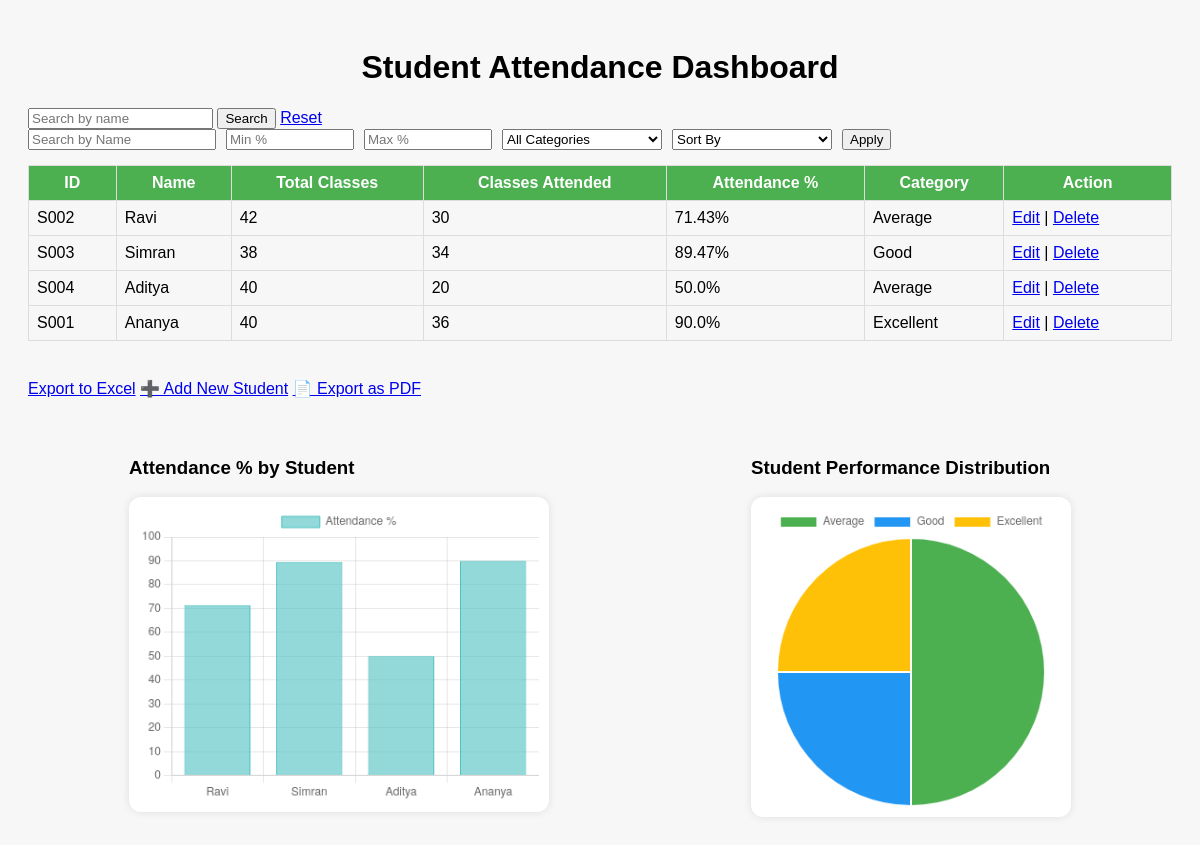
The page / (signed in) on the database its author committed.
### tables this page shows
CREATE TABLE attendance (
        StudentID TEXT PRIMARY KEY,
        Name TEXT NOT NULL,
        TotalClasses INTEGER NOT NULL,
        ClassesAttended INTEGER NOT NULL
    );

### app.py (the view, shortened to what this page needs)
@app.route('/', methods=['GET', 'POST'])
def index():
    if not session.get('logged_in'):
        return redirect(url_for('login'))
    conn = connect_db()
    cursor = conn.cursor()
    cursor.execute("SELECT * FROM attendance")
    data = cursor.fetchall()
    conn.close()
    table_data = []
    names, percentages, categories = [], [], []
    for sid, name, total, attended in data:
        percent = round((attended / total) * 100, 2) if total else 0
        if percent >= 90:
            category = "Excellent"
        elif percent >= 75:
            category = "Good"
        elif percent >= 50:
            category = "Average"
        else:
            category = "Low Performer"
        table_data.append({
            "StudentID": sid,
            "Name": name,
            "TotalClasses": total,
            "ClassesAttended": attended,
            "Attendance%": percent,
            "Category": category
        })
    for row in table_data:
        names.append(row['Name'])
        percentages.append(row['Attendance%'])
        categories.append(row['Category'])
    pie_counter = Counter(categories)
    page = int(request.args.get('page', 1))
    per_page = 5
    total_students = len(table_data)
    total_pages = (total_students + per_page - 1) // per_page
    start = (page - 1) * per_page
    end = start + per_page
    table_data_paginated = table_data[start:end]
    return render_template("index.html", students=table_data_paginated,
                           bar_data={"names": names, "percentages": percentages},
                           pie_data={"labels": list(pie_counter.keys()), "data": list(pie_counter.values())},
                           page=page, total_pages=total_pages)

### app.py (called while the page is built)
def connect_db():
    return sqlite3.connect("attendance.db")

### templates/index.html (shortened to what this page needs)
<!DOCTYPE html>
<html>
<head>
</head>
<body>
    <h1>Student Attendance Dashboard</h1>
    <form method="POST">
        <input type="text" name="name" placeholder="Search by name">
        <button type="submit">Search</button>
        <a href="{{ url_for('index') }}">Reset</a>
    </form>
<div style="margin-bottom: 15px; display: flex; flex-wrap: wrap; gap: 10px;">
  <input type="text" name="name" placeholder="Search by Name" class="form-control" style="width: 180px;" />
  <input type="number" name="min_percent" placeholder="Min %" class="form-control" style="width: 120px;" />
  <input type="number" name="max_percent" placeholder="Max %" class="form-control" style="width: 120px;" />
  <select name="category" class="form-control" style="width: 160px;">
    <option value="">All Categories</option>
  </select>
  <select name="sort_by" class="form-control" style="width: 160px;">
    <option value="">Sort By</option>
  </select>
  <button type="submit" class="btn btn-primary">Apply</button>
</div>
<table width="100%">
    <thead>
        <tr>
            <th>ID</th>
            <th>Name</th>
            <th>Total Classes</th>
            <th>Classes Attended</th>
            <th>Attendance %</th>
            <th>Category</th>
            <th>Action</th>
        </tr>
    </thead>
    <tbody>
        {% for s in students %}
        <tr>
            <td>{{ s.StudentID }}</td>
            <td>{{ s.Name }}</td>
            <td>{{ s.TotalClasses }}</td>
            <td>{{ s.ClassesAttended }}</td>
            <td>{{ s['Attendance%'] }}%</td>
            <td>{{ s.Category }}</td>
            <td>
                <a href="{{ url_for('edit_attendance', student_id=s.StudentID) }}">Edit</a> |
                <a href="{{ url_for('delete_attendance', student_id=s.StudentID) }}">Delete</a>
            </td>
        </tr>
        {% endfor %}
    </tbody>
</table>
    <br>
    <a href="{{ url_for('export_excel') }}">Export to Excel</a>
     <a href="{{ url_for('add_student') }}" class="btn btn-primary my-2">➕ Add New Student</a>
    <a href="{{ url_for('export_pdf') }}" class="btn btn-danger">📄 Export as PDF</a>
    <div class="chart-container">
        <div>
            <h3>Attendance % by Student</h3>
            <canvas id="barChart" width="400" height="300"></canvas>
        </div>
        <div>
            <h3>Student Performance Distribution</h3>
            <canvas id="pieChart" width="300" height="300"></canvas>
        </div>
    </div>
    <script>
        const barCtx = document.getElementById('barChart').getContext('2d');
        const pieCtx = document.getElementById('pieChart').getContext('2d');
        const barChart = new Chart(barCtx, {
            type: 'bar',
            data: {
                labels: {{ bar_data.names | tojson }},
                datasets: [{
                    label: 'Attendance %',
                    data: {{ bar_data.percentages | tojson }},
                    backgroundColor: 'rgba(75, 192, 192, 0.6)',
                    borderColor: 'rgba(75, 192, 192, 1)',
                    borderWidth: 1
                }]
            },
            options: {
                scales: {
                    y: { beginAtZero: true, max: 100 }
                }
            }
        });
        const pieChart = new Chart(pieCtx, {
            type: 'pie',
            data: {
                labels: {{ pie_data.labels | tojson }},
                datasets: [{
                    data: {{ pie_data.data | tojson }},
                    backgroundColor: ['#4CAF50', '#2196F3', '#FFC107', '#F44336']
                }]
            }
        });
    </script>
</body>
</html>

### templates/index.html (style rules this page uses)
body { font-family: Arial; padding: 20px; background: #f7f7f7; }
h1 { text-align: center; }
table, th, td { border: 1px solid #ddd; border-collapse: collapse; padding: 8px; }
th { background-color: #4CAF50; color: white; }
.chart-container { display: flex; justify-content: space-around; flex-wrap: wrap; margin-top: 40px; }
canvas { background: white; padding: 10px; border-radius: 12px; box-shadow: 0 0 8px rgba(0,0,0,0.1); }

### rows shown on the page
attendance: StudentID "S002", Name "Ravi", TotalClasses "42", ClassesAttended "30", s "71.43", Category "Average"
attendance: StudentID "S003", Name "Simran", TotalClasses "38", ClassesAttended "34", s "89.47", Category "Good"
attendance: StudentID "S004", Name "Aditya", TotalClasses "40", ClassesAttended "20", s "50.0", Category "Average"
attendance: StudentID "S001", Name "Ananya", TotalClasses "40", ClassesAttended "36", s "90.0", Category "Excellent"

### other values the page prints
chart data {{ bar_data.names | tojson }} ["Ravi", "Simran", "Aditya", "Ananya"]
chart data {{ bar_data.percentages | tojson }} [71.43, 89.47, 50.0, 90.0]
chart data {{ pie_data.labels | tojson }} ["Average", "Good", "Excellent"]
chart data {{ pie_data.data | tojson }} [2, 1, 1]
